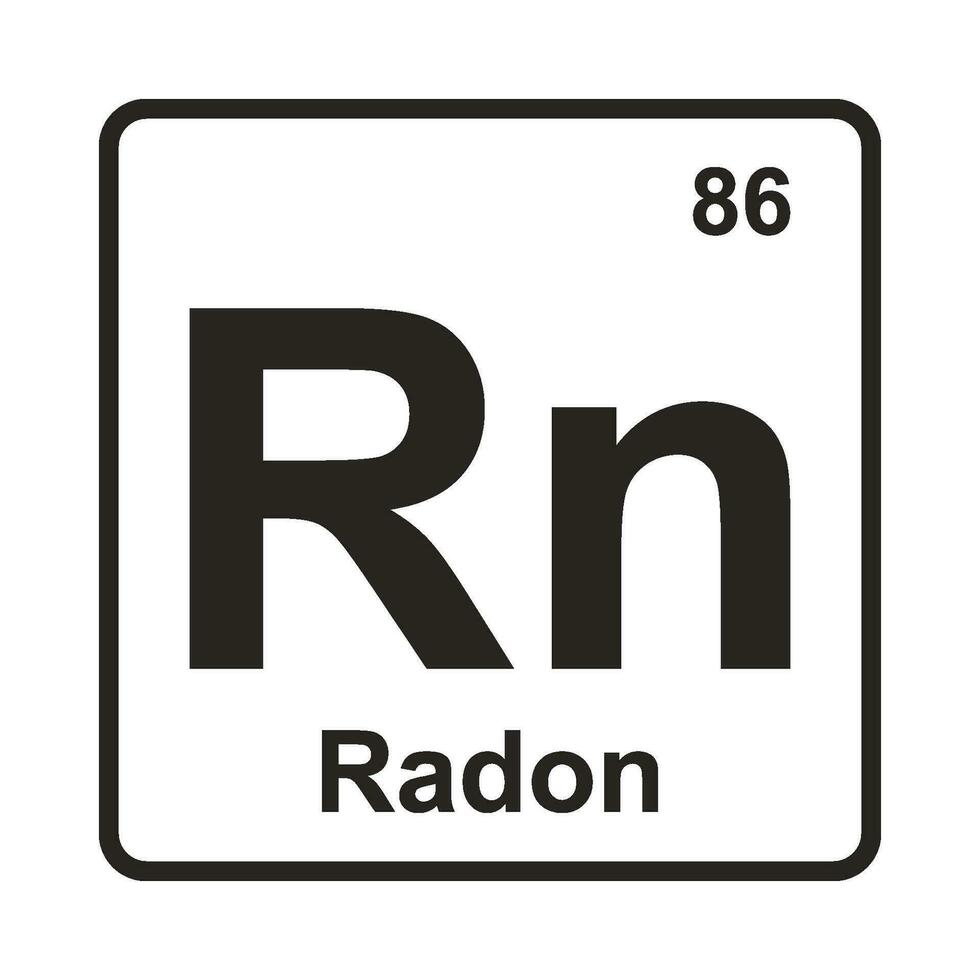
#> input picture shared/dashboard_render/assets/radon.jpg, 980 x 980 px
$ python -i palette.py   (imports and definitions only)
#> lines starting #> are read from the running program, lines starting #| are printed output that depends on the picture; after the words box and inside, x2 and y2 are one past the last pixel; in counts of white or black regions, pixels touching at a corner belong together
"""
Color palette for the Waveshare 10.85" e-Paper HAT+ (G).

The (G) variant is a genuine 4-color panel (Black / White / Red / Yellow) -
it is NOT grayscale and does NOT support arbitrary RGB. Widgets should draw
using ONLY these four colors so what you see in the local preview matches
what the physical panel will show (the vendor driver will nearest-match any
other color, which can look muddy on a 4-color panel).

The exact RGB values below are close approximations of the panel's real
appearance (used for the on-screen preview). If your physical prints look
off after your first real refresh, tweak these three constants -- nothing
else needs to change since every widget references these names, not raw
RGB tuples.
"""

from __future__ import annotations

# Approximate on-screen preview colors. Adjust after your first real
# hardware test if the physical panel's red/yellow look different.
BLACK = (0, 0, 0)
WHITE = (255, 255, 255)
RED = (196, 30, 40)
YELLOW = (255, 205, 0)

PALETTE = {
    "black": BLACK,
    "white": WHITE,
    "red": RED,
    "yellow": YELLOW,
}

# Flat list in the order most Waveshare 4-color drivers expect when you
# build a PIL "P" mode palette image (used only for the preview's
# nearest-color quantization pass -- the real panel driver does its own
# quantization from a plain RGB image).
_FLAT_PALETTE = []
# [5 lines not run here, left out]


# [31 lines left out: functions color, quantize_to_palette, not called in this run]


# ---------------------------------------------------------------------------
# Dithered blends: approximate colors the panel can't show directly (orange,
# pink, gray, ...) by dithering two of the 4 real colors together as fine
# full-height vertical stripes (see dithered_fill()'s docstring for why
# stripes rather than a 2D dot/checkerboard pattern). This only makes sense
# for FILLED SHAPES (bars, pie slices, banners, progress fills) -- not for
# text or thin lines, which just look broken up. Use dithered_fill() below,
# or widgets.py's _fill_rect() helper, which already knows to route blend
# names here automatically.
# ---------------------------------------------------------------------------
BLENDS: dict[str, tuple[str, str, float]] = {
    # name: (color_a, color_b, fraction that is color_a)
    "orange": ("red", "yellow", 0.55),
    "pink": ("red", "white", 0.35),
    "gray": ("black", "white", 0.5),
    "grey": ("black", "white", 0.5),
    "light_gray": ("black", "white", 0.25),
    "light_grey": ("black", "white", 0.25),
    "dark_gray": ("black", "white", 0.75),
    "dark_grey": ("black", "white", 0.75),
}

def is_blend(name: str) -> bool:
    return name.lower() in BLENDS


def _bayer_matrix(n: int) -> list[list[int]]:
    """Classic recursive Bayer ordered-dither matrix (n must be a power of
    2). Deliberately NOT a pure horizontal/vertical stripe pattern -- axis-
    aligned line patterns are the textbook worst case for moire when an
    image gets resampled at any non-integer scale factor (a browser
    shrinking a screenshot, a chat preview thumbnail, ...), which is
    exactly why real halftone printing uses angled/dispersed dot screens
    instead of parallel lines. A Bayer matrix disperses its dots diagonally
    and holds up far better under arbitrary scaling."""
#> called with n = 4
    if n == 1:
        return [[0]]
    half = _bayer_matrix(n // 2)
    size = n // 2
    result = [[0] * n for _ in range(n)]
    for y in range(size):
        for x in range(size):
            v = half[y][x]
            result[y][x] = 4 * v
            result[y][x + size] = 4 * v + 2
            result[y + size][x] = 4 * v + 3
            result[y + size][x + size] = 4 * v + 1
    return result


_BAYER_4 = _bayer_matrix(4)
_BAYER_2 = _bayer_matrix(2)
#> further down, picture is the input picture: PIL image 980x980 RGB; mean R, G, B 212.9, 212.5, 211.2


# [50 lines left out: functions _tile_for_box, _dither_tile, dithered_fill, not called in this run]


# ---------------------------------------------------------------------------
# Final whole-canvas quantization pass.
#
# PIL/FreeType anti-aliases text by default (drawing a "1" mode/bitmap font
# is the only built-in way to avoid it), which produces intermediate gray
# RGB values along every glyph edge -- colors that don't exist on a 4-color
# panel. The panel driver will nearest-match those down to a real color
# itself if we don't, but naive nearest-RGB-distance quantization is a trap
# here: mid-gray (127,127,127) is numerically *closer* to this palette's red
# (196,30,40) than to black or white, so black text edges could pick up a
# reddish fringe under plain distance-based quantization. render_dashboard()
# runs every frame through quantize_exact() as its last step specifically to
# avoid that -- near-neutral pixels are resolved to black/white by
# brightness first, and only pixels with real color saturation are matched
# against red/yellow. Already-exact palette pixels (which is everything
# widgets draw except anti-aliased text/curve edges) pass through unchanged.
# ---------------------------------------------------------------------------
_GRAY_SPREAD_THRESHOLD = 40  # max-min channel spread below this = "near-neutral"

try:
    import numpy as _np
except ImportError:  # pragma: no cover - numpy should always be present, but
    _np = None        # degrade gracefully instead of hard-failing a render.


def quantize_exact(image):
    """Snap every pixel in `image` to one of the 4 real panel colors,
    treating near-neutral (grayish) pixels specially so they resolve to
    black/white by brightness instead of accidentally snapping to red/
    yellow. Safe to call on an already-exact image (no-op in that case)."""
    if _np is not None:
        return _quantize_exact_numpy(image)
    return quantize_to_palette(image, dither=False)  # slower fallback, no gray-bias fix


def _quantize_exact_numpy(image):
    from PIL import Image

    # int32, not int16: channel differences are squared below (up to 255**2
    # = 65025), which overflows int16's 32767 max and silently wraps to
    # garbage -- a real bug caught during testing (it was quantizing exact
    # red/yellow pixels to white/black). int32 has ample headroom.
    arr = _np.asarray(image.convert("RGB"), dtype=_np.int32)
    names = ["black", "white", "red", "yellow"]
    rgbs = _np.array([PALETTE[n] for n in names], dtype=_np.int32)

    # squared distance to each of the 4 real colors, per pixel
    dists = ((arr[..., None, :] - rgbs) ** 2).sum(axis=-1)  # H,W,4
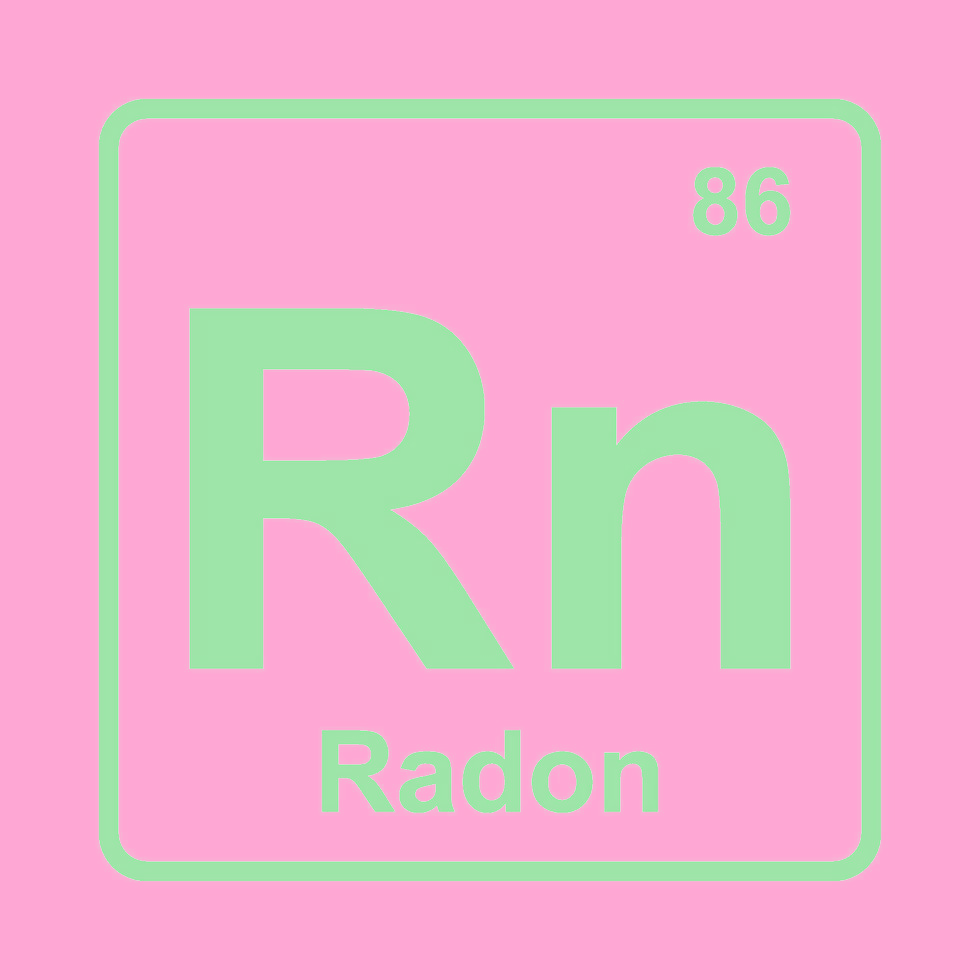
#> dists: shape (980, 980, 4) int64; mean R, G, B, A 157390.1, 27764.8, 85188.5, 68712.7; transparent parts drawn white
    nearest_idx = dists.argmin(axis=-1)
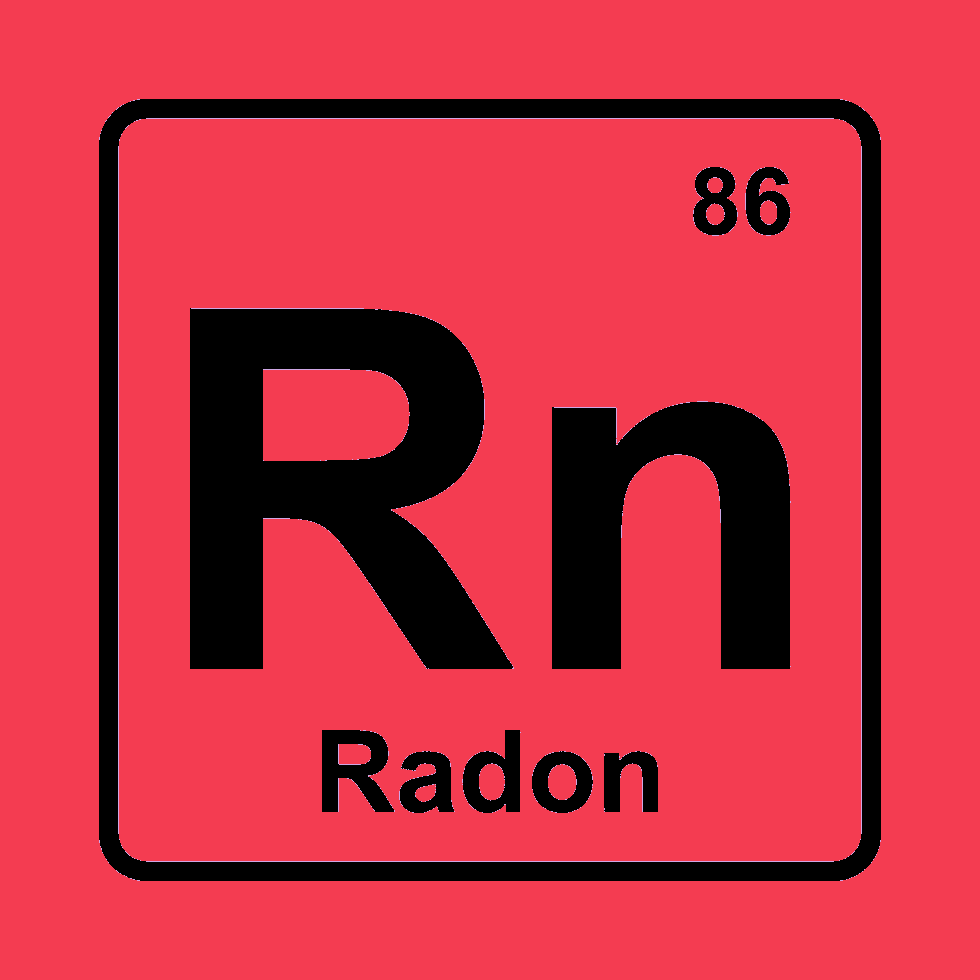
#> nearest_idx: shape (980, 980) int64; 3 distinct labels, from 0 to 2; one colour per label, 0 black

    spread = arr.max(axis=-1) - arr.min(axis=-1)
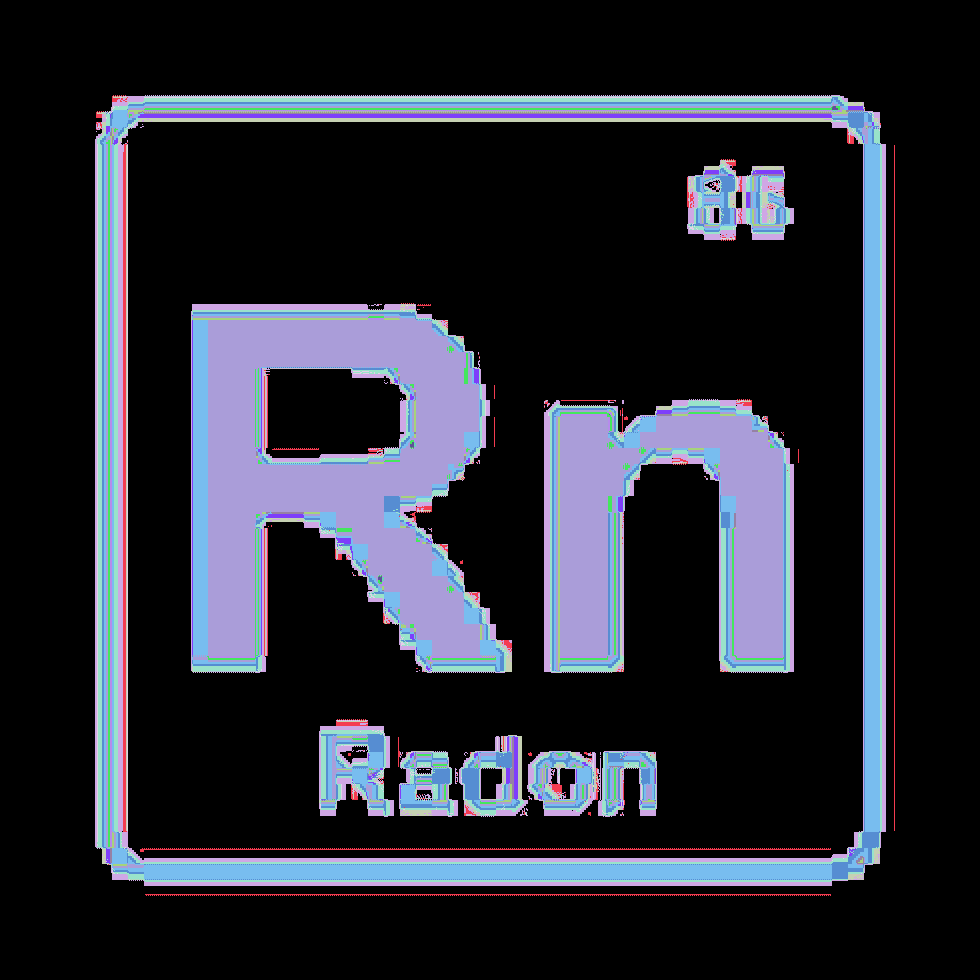
#> spread: shape (980, 980) int32; 16 distinct labels, from 0 to 15; one colour per label, 0 black
    luminance = arr.mean(axis=-1)
    bw_idx = _np.where(luminance < 128, 0, 1)  # index into `names`: 0=black,1=white
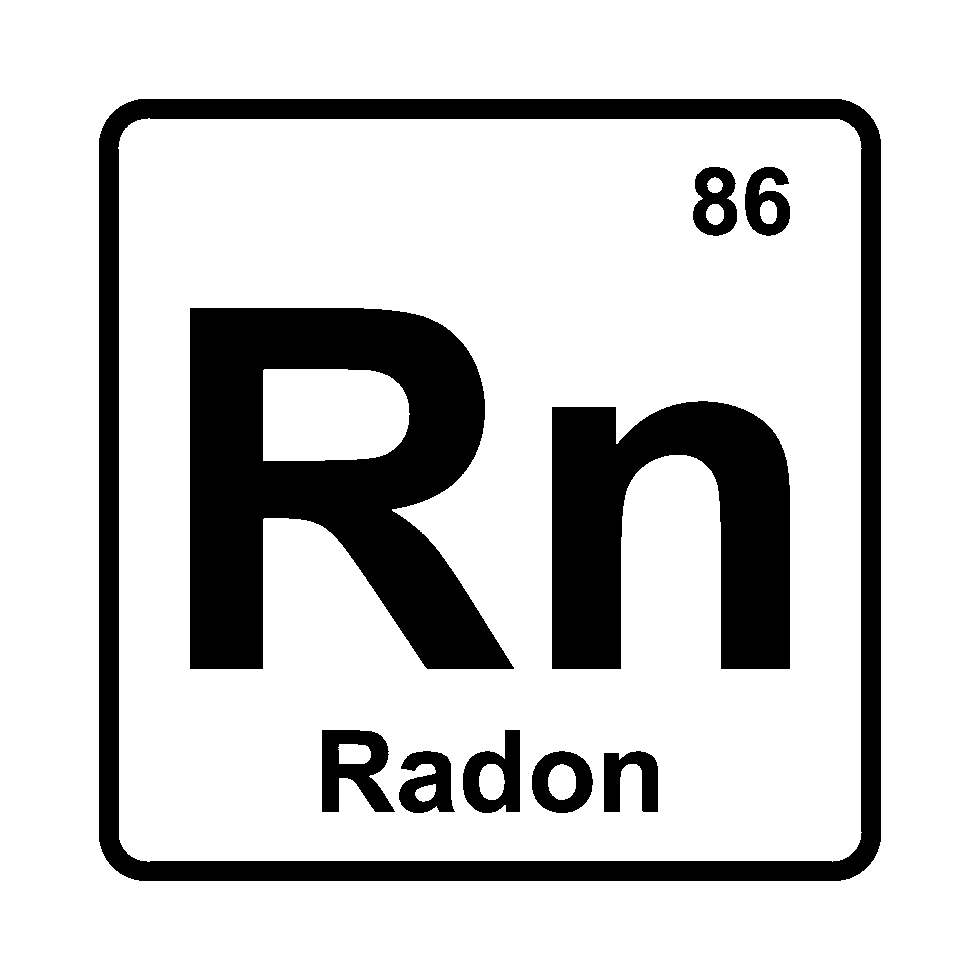
#> bw_idx: shape (980, 980) int64; values 0 (black) and 1 (white), 80.6% white; 10 black regions, largest, box (x1, y1, x2, y2) and area: (190, 308, 514, 669) 69161, (99, 99, 881, 881) 59707, (552, 401, 790, 669) 40596
    final_idx = _np.where(spread < _GRAY_SPREAD_THRESHOLD, bw_idx, nearest_idx)

    out = rgbs.astype("uint8")[final_idx]
    return Image.fromarray(out, mode="RGB")

>>> from PIL import Image
>>> picture = Image.open('assets/radon.jpg')
>>> result = quantize_exact(picture)
